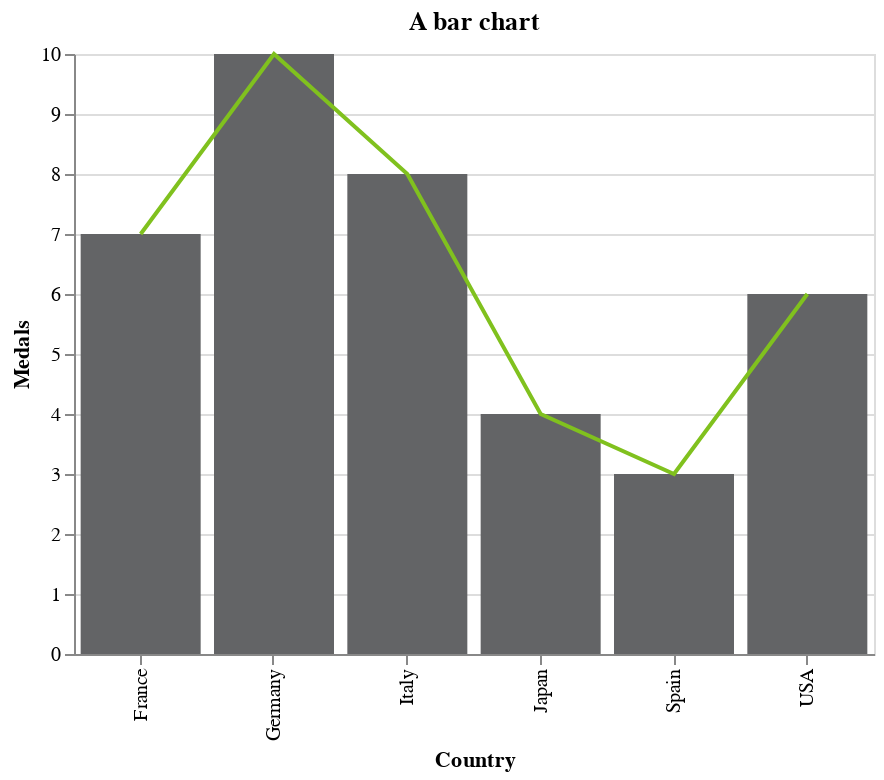

The cell this chart's notebook holds for it:
### Code cell
df = pd.DataFrame(
{"Country": ["Japan", "USA", "Germany", "Spain", "France", "Italy"],
"Medals": [4, 6, 10, 3, 7, 8],
"Region":["Asia","Americas","Europe","Europe","Europe","Europe"]})
chart1 = alt.Chart(df).mark_bar(color='#636466').encode(
x='Country',
y='Medals'
).properties(width=400, title='A bar chart')
chart2 = alt.Chart(df).mark_line(color='#80C11E').encode(
x='Country',
y='Medals'
).properties(width=400, title='A line chart')
# chart1 | chart2
alt.layer(chart1,chart2)

### Figure 1 — Vega-Lite specification as saved in the notebook (floating-point values rounded to 4 significant figures)
{"config": {"view": {"continuousWidth": 300, "continuousHeight": 300}}, "layer": [{"mark": {"type": "bar", "color": "#636466"}, "encoding": {"x": {"field": "Country", "type": "nominal"}, "y": {"field": "Medals", "type": "quantitative"}}, "title": "A bar chart"}, {"mark": {"type": "line", "color": "#80C11E"}, "encoding": {"x": {"field": "Country", "type": "nominal"}, "y": {"field": "Medals", "type": "quantitative"}}, "title": "A line chart"}], "data": {"name": "data-679b3cb888c979e4923127b2d96de8f9"}, "width": 400, "$schema": "https://vega.github.io/schema/vega-lite/v5.8.0.json", "datasets": {"data-679b3cb888c979e4923127b2d96de8f9": [{"Country": "Japan", "Medals": 4, "Region": "Asia"}, {"Country": "USA", "Medals": 6, "Region": "Americas"}, {"Country": "Germany", "Medals": 10, "Region": "Europe"}, {"Country": "Spain", "Medals": 3, "Region": "Europe"}, {"Country": "France", "Medals": 7, "Region": "Europe"}, {"Country": "Italy", "Medals": 8, "Region": "Europe"}]}}
